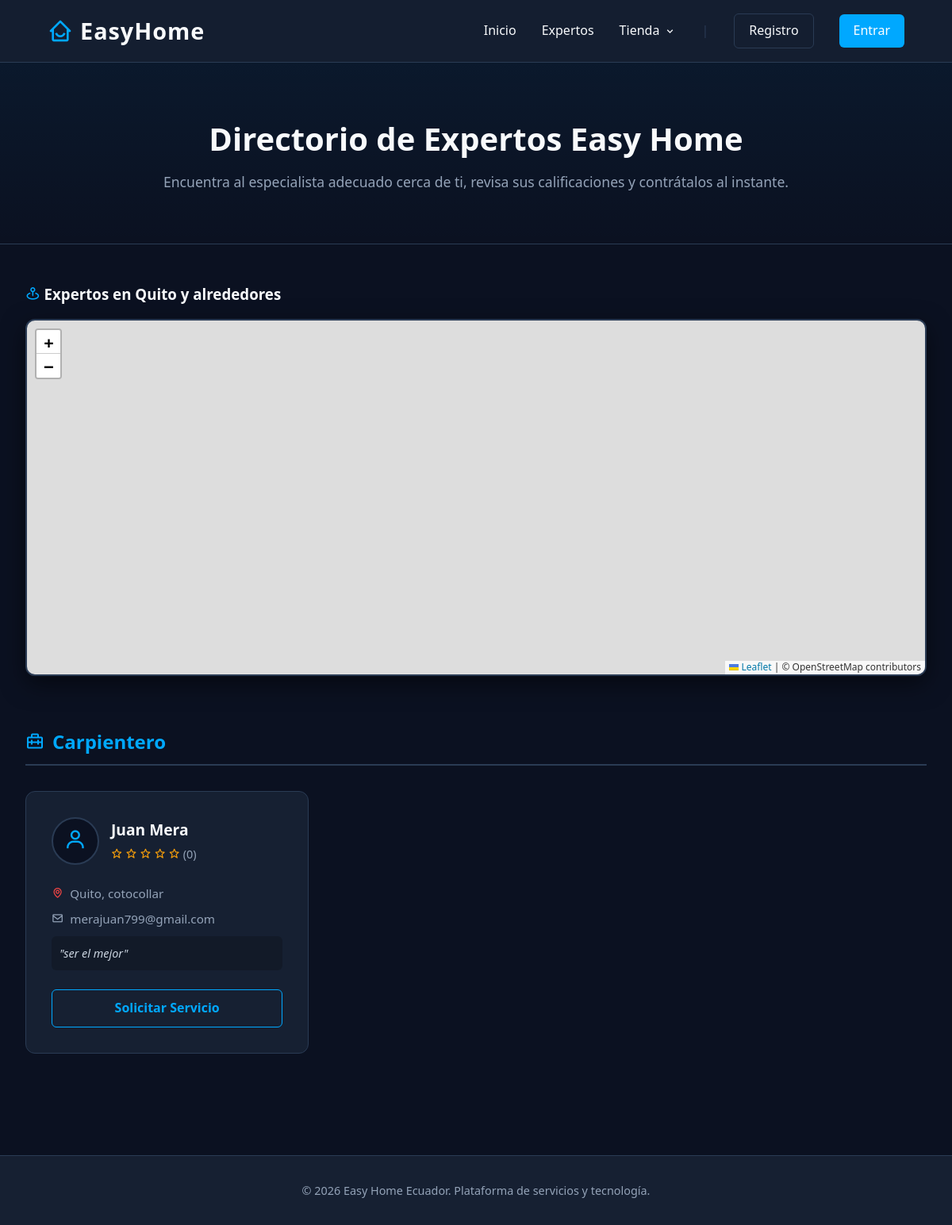
Page /expertos on the committed database.
### app.py (models this page shows)
class Profesional(db.Model):
    id = db.Column(db.Integer, primary_key=True)
    nombre = db.Column(db.String(100), nullable=False)
    correo = db.Column(db.String(100), unique=True, nullable=False)
    password = db.Column(db.String(100), nullable=False)
    profesion = db.Column(db.String(100), nullable=False)
    ubicacion = db.Column(db.String(100), nullable=False)
    proposito = db.Column(db.Text, nullable=False)
    latitud = db.Column(db.Float, nullable=True)
    longitud = db.Column(db.Float, nullable=True)
    solicitudes = db.relationship('Solicitud', backref='experto', lazy=True)
    resenias = db.relationship('Resenia', backref='experto', lazy=True)
    def promedio_estrellas(self):
        if not self.resenias:
            return 0
        total = sum(r.estrellas for r in self.resenias)
        return round(total / len(self.resenias), 1)

### app.py (the view)
@app.route('/expertos')
def expertos():
    categorias_db = db.session.query(Profesional.profesion).distinct().all()
    lista_categorias = [c[0] for c in categorias_db]
    todos_los_expertos = Profesional.query.all()
    return render_template('expertos.html', categorias=lista_categorias, expertos=todos_los_expertos)

### templates/expertos.html (shortened to what this page needs)
{% extends "base.html" %}
{% block content %}
<link rel="stylesheet" href="https://unpkg.com/leaflet@1.9.4/dist/leaflet.css" />
<div class="header-expertos">
    <h2>Directorio de Expertos Easy Home</h2>
    <p>Encuentra al especialista adecuado cerca de ti, revisa sus calificaciones y contrátalos al instante.</p>
</div>
<div class="mapa-seccion">
    <h3 style="color: var(--texto-claro); margin-bottom: 1rem;"><i class='bx bx-map-pin' style="color: var(--acento);"></i> Expertos en Quito y alrededores</h3>
    <div id="mapa-interactivo"></div>
</div>
{% for categoria in categorias %}
<div class="categoria-contenedor">
    <h3 class="categoria-titulo"><i class='bx bx-briefcase-alt-2'></i> {{ categoria }}</h3>
    <div class="grid-expertos">
        {% for experto in expertos %}
            {% if experto.profesion == categoria %}
            <div class="tarjeta-experto">
                <div class="experto-header">
                    <div class="avatar"><i class='bx bx-user'></i></div>
                    <div class="experto-info">
                        <h3>{{ experto.nombre }}</h3>
                        <div class="estrellas">
                            {% for i in range(5) %}
                                {% if i < experto.promedio_estrellas()|int %}
                                    <i class='bx bxs-star'></i>
                                {% else %}
                                    <i class='bx bx-star'></i>
                                {% endif %}
                            {% endfor %}
                            <span style="color: var(--texto-mutado);">({{ experto.resenias|length }})</span>
                        </div>
                    </div>
                </div>
                <div class="experto-detalles">
                    <p><i class='bx bx-map' style="color: #ef4444;"></i> {{ experto.ubicacion }}</p>
                    <p><i class='bx bx-envelope'></i> {{ experto.correo }}</p>
                    <div class="experto-proposito">"{{ experto.proposito }}"</div>
                </div>
                <a href="{{ url_for('contactar_experto', experto_id=experto.id) }}" class="btn-solicitar">
                    Solicitar Servicio
                </a>
            </div>
            {% endif %}
        {% endfor %}
    </div>
</div>
{% endfor %}
{% endblock %}

### templates/base.html (style rules this page uses)
:root { --bg-principal: #0b1121; --bg-secundario: #162032; --acento: #00a8ff; --acento-hover: #008ecc; --texto-claro: #f8fafc; --texto-mutado: #94a3b8; --borde: #2a3b54; }
* { margin: 0; padding: 0; box-sizing: border-box; font-family: 'Segoe UI', Tahoma, Geneva, Verdana, sans-serif; }
body { background-color: var(--bg-principal); color: var(--texto-claro); line-height: 1.6; display: flex; flex-direction: column; min-height: 100vh; }

### templates/expertos.html (style rules this page uses)
.header-expertos { text-align: center; padding: 4rem 2rem; background: linear-gradient(180deg, rgba(0, 168, 255, 0.05) 0%, transparent 100%); border-bottom: 1px solid var(--borde); margin-bottom: 3rem; }
.header-expertos h2 { font-size: 2.5rem; color: var(--texto-claro); margin-bottom: 0.5rem; }
.header-expertos p { color: var(--texto-mutado); font-size: 1.1rem; }
.mapa-seccion { max-width: 1200px; margin: 0 auto 4rem auto; padding: 0 2rem; }
#mapa-interactivo { height: 450px; width: 100%; border-radius: 12px; border: 2px solid var(--borde); z-index: 1; box-shadow: 0 10px 30px rgba(0,0,0,0.5); }
.categoria-contenedor { margin: 0 auto 4rem auto; max-width: 1200px; padding: 0 2rem; }
.categoria-titulo { font-size: 1.5rem; color: var(--acento); border-bottom: 2px solid var(--borde); padding-bottom: 0.5rem; margin-bottom: 2rem; display: flex; align-items: center; gap: 10px; }
.grid-expertos { display: grid; grid-template-columns: repeat(auto-fill, minmax(300px, 1fr)); gap: 2rem; }
.tarjeta-experto { background-color: var(--bg-secundario); border: 1px solid var(--borde); border-radius: 12px; padding: 2rem; transition: 0.3s; display: flex; flex-direction: column; }
.experto-header { display: flex; align-items: center; gap: 15px; margin-bottom: 1.5rem; }
.avatar { width: 60px; height: 60px; background-color: var(--bg-principal); border-radius: 50%; display: flex; justify-content: center; align-items: center; font-size: 1.8rem; color: var(--acento); border: 2px solid var(--borde); }
.experto-info h3 { color: var(--texto-claro); font-size: 1.2rem; }
.estrellas { color: #f59e0b; font-size: 0.9rem; margin-top: 3px; }
.experto-detalles { margin-bottom: 1.5rem; flex-grow: 1; }
.experto-detalles p { color: var(--texto-mutado); font-size: 0.95rem; margin-bottom: 8px; display: flex; align-items: center; gap: 8px; }
.experto-proposito { font-style: italic; background-color: rgba(0,0,0,0.2); padding: 10px; border-radius: 6px; margin-top: 10px; font-size: 0.9rem; color: #cbd5e1; }
.btn-solicitar { background-color: transparent; color: var(--acento); border: 1px solid var(--acento); padding: 10px; text-align: center; border-radius: 6px; text-decoration: none; font-weight: bold; transition: 0.3s; width: 100%; display: inline-block; }

### rows in the picture
Profesional: nombre "Juan Mera", resenias|length "0", ubicacion "Quito, cotocollar", correo "merajuan799@gmail.com", proposito "ser el mejor"

### other values in the picture
{{ categoria }} "Carpientero"
